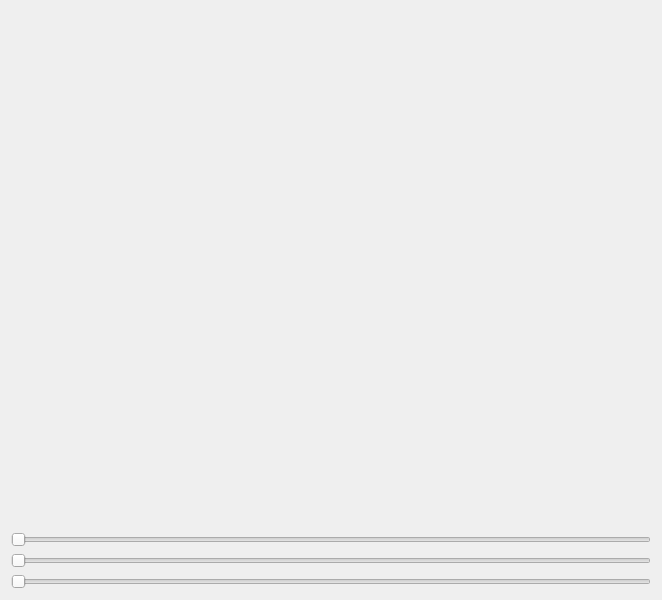
<?xml version="1.0" encoding="UTF-8"?>
<ui version="4.0">
 <class>Window</class>
 <widget class="QWidget" name="Window">
  <property name="geometry">
   <rect>
    <x>0</x>
    <y>0</y>
    <width>660</width>
    <height>600</height>
   </rect>
  </property>
  <property name="windowTitle">
   <string>Window</string>
  </property>
  <layout class="QVBoxLayout" name="verticalLayout">
   <item>
    <widget class="MyGLWidget" name="myGLWidget" native="true">
     <property name="minimumSize">
      <size>
       <width>640</width>
       <height>480</height>
      </size>
     </property>
    </widget>
   </item>
   <item>
    <widget class="QSlider" name="rotXSlider">
     <property name="orientation">
      <enum>Qt::Horizontal</enum>
     </property>
    </widget>
   </item>
   <item>
    <widget class="QSlider" name="rotYSlider">
     <property name="orientation">
      <enum>Qt::Horizontal</enum>
     </property>
    </widget>
   </item>
   <item>
    <widget class="QSlider" name="rotZSlider">
     <property name="orientation">
      <enum>Qt::Horizontal</enum>
     </property>
    </widget>
   </item>
  </layout>
 </widget>
 <customwidgets>
  <customwidget>
   <class>MyGLWidget</class>
   <extends>QWidget</extends>
   <header>myglwidget.h</header>
   <container>1</container>
   <slots>
    <slot>setXRotation(int)</slot>
    <slot>setZRotation(int)</slot>
    <slot>setYRotation(int)</slot>
   </slots>
  </customwidget>
 </customwidgets>
 <resources/>
 <connections/>
</ui>
